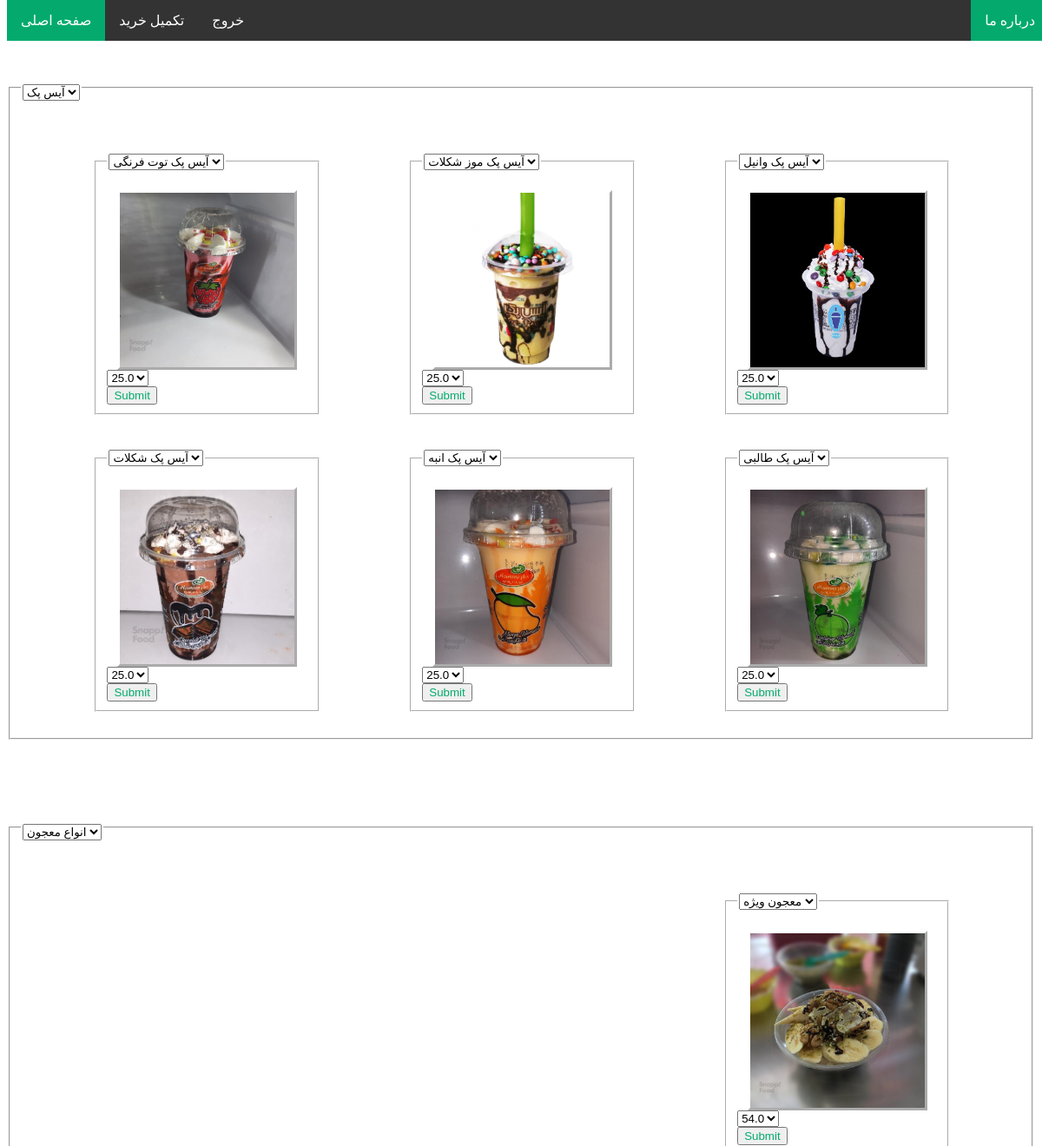
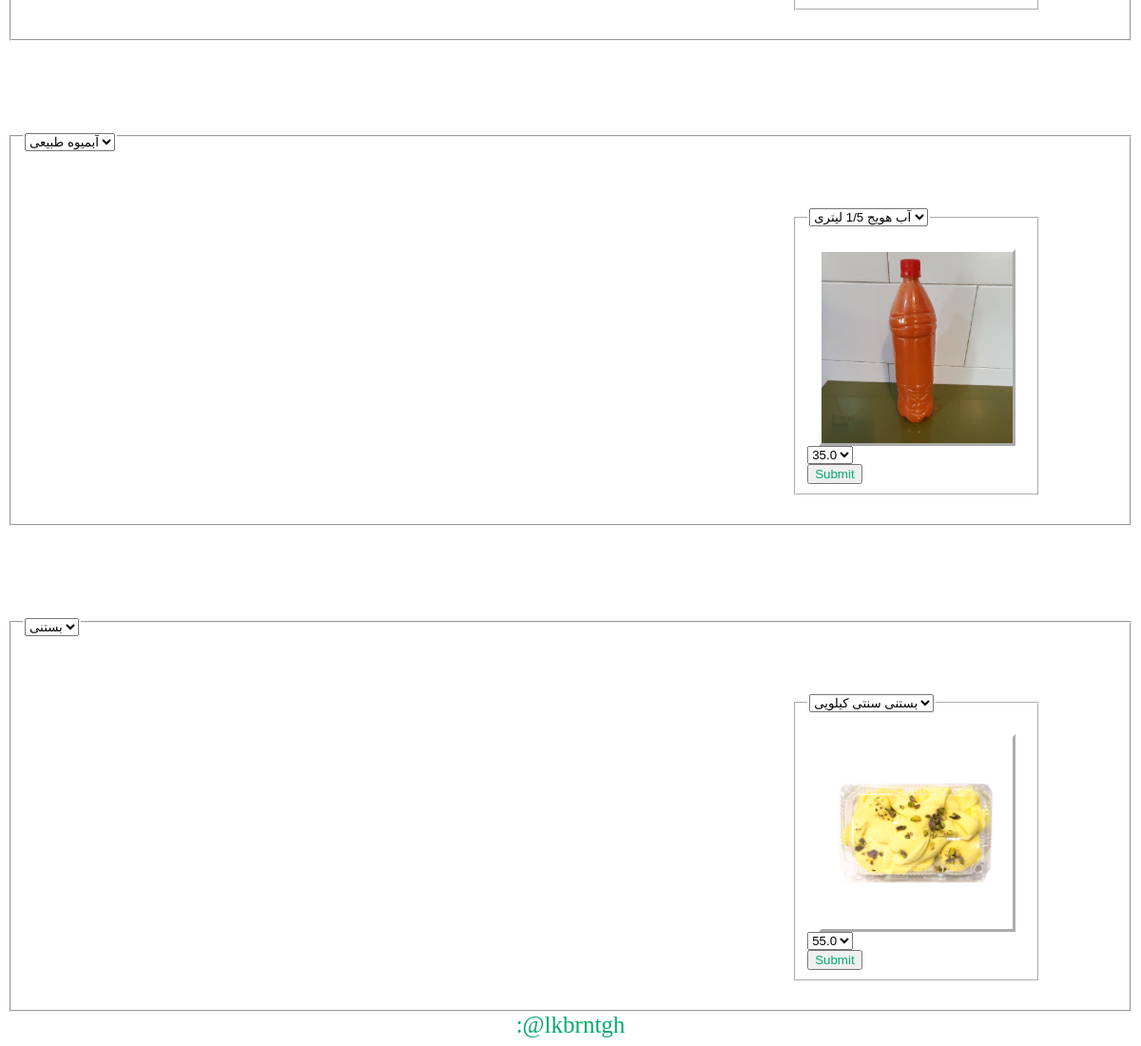
/pro/ (signed in), run on the app's committed database (2 pictures, top to bottom).
### base/models.py (models this page shows, shortened)
class pro(models.Model):
    user = models.ForeignKey(User, on_delete=models.CASCADE, null=True, blank=True)
    price = models.FloatField(null=True)
    kind = models.CharField(max_length=100, null=True)
    name = models.CharField(max_length=100)
    description = models.TextField(null=True, blank=True)
    available = models.BooleanField(default=False)
    image = models.ImageField(null=True, blank=True, upload_to='images/')
    class Meta:
        ordering = ['available']

### base/views.py (the view)
# urls.py: path('pro/', ProList.as_view(), name='pro'),
class ProList(LoginRequiredMixin, ListView):
    model = pro
    context_object_name = 'pros'
    template_name = 'home.html'
    def get_context_data(self, **kwargs):
        context = super().get_context_data(**kwargs)
        return context

### base/templates/home.html
{% extends 'main.html' %}
{% block content %}
    <div class="products">
              <ul class="toplinks">
                  <li><a class="active" href="{% url "pro" %}">صفحه اصلی</a></li>
                  <li><a href="{% url "cart" %}">تکمیل خرید</a></li>
                  <li><a href="{% url "logout" %}">خروج</a></li>
                  <li style="float:right"><a class="active" href="{% url "aboutus" %}">درباره ما</a></li>
              </ul>
{% regroup pros by kind as kind_list %}
    {% for x in kind_list %}
        <form class="bigForm" action="{% url "additem" %}" method="post">{% csrf_token %}
            <fieldset class="bigProd">
                <legend><h3><select><option>{{ x.grouper }}</option></select></h3></legend>
            {% for y in x.list %}
                <div class="raw">
                    <div class="column">
                            <form action="{% url "additem" %}" method="post">{% csrf_token %}
                                <fieldset class="prod">
                                    <legend><select>
                                        <option value="{{ y.name }}" name="{% url "additem" %}">{{ y.name }}</option>
                                    </select></legend>
                                    <br>
                                    <img class="center" alt="{{ y.name }}" src="{{ y.image.url }}">
                                    <select>
                                        <option value="{{ y.price }}" name="{% url "additem" %}">{{ y.price }}</option>
                                    </select>
                                    <br>
                                    <input type="submit" style="color: #04AA6D">
                                </fieldset>
                            </form>
                    </div>
                </div>
            {% endfor %}
        </fieldset>
    </form>
{% endfor %}
</div>
{% endblock content %}

### base/templates/main.html (shortened to what this page needs)
<!DOCTYPE html>
<html>
<head>
</head>
<body>
        <div class="topnav">
           {% block content %}
           {% endblock content %}
        </div>
        <footer>
            <center style="font-size: 25px; font-family: 'B Badr'; color: #04AA6D">:@lkbrntgh</center>
        </footer>
</body>
</html>

### data on the page
pro: kind "آیس پک", name "آیس پک وانیل", image (picture), price "25.0"
pro: name "آیس پک موز شکلات", image (picture), price "25.0"
pro: name "آیس پک توت فرنگی", image (picture), price "25.0"
pro: name "آیس پک طالبی", image (picture), price "25.0"
pro: name "آیس پک انبه", image (picture), price "25.0"
pro: name "آیس پک شکلات", image (picture), price "25.0"
pro: kind "انواع معجون", name "معجون ویژه", image (picture), price "54.0"
pro: kind "آبمیوه طبیعی", name "آب هویج 1/5 لیتری", image (picture), price "35.0"
pro: kind "بستنی", name "بستنی سنتی کیلویی", image (picture), price "55.0"
